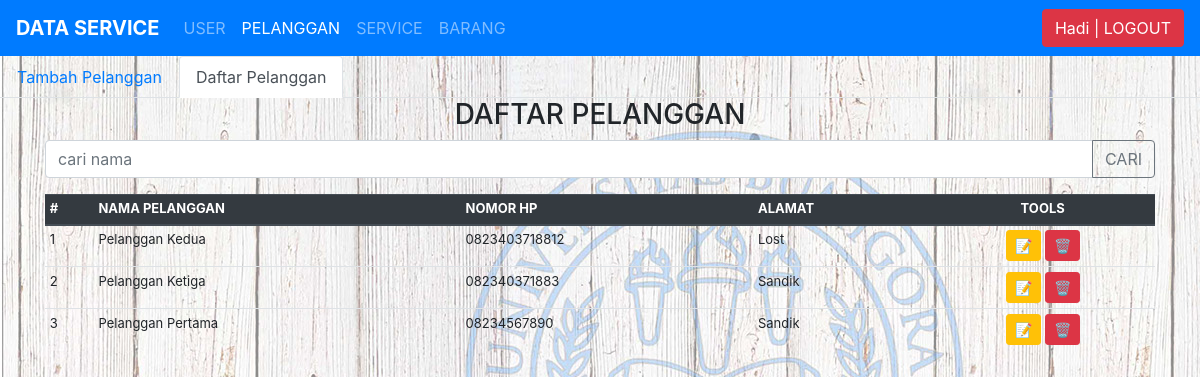
/daftar_pelanggan.php (signed in), run on the app's committed database.
### tables this page shows
CREATE TABLE `tbl_pelanggan` (
  `nama_pelanggan` varchar(255) DEFAULT NULL,
  `no_hp` varchar(15) NOT NULL,
  `alamat` varchar(255) DEFAULT NULL
);

### daftar_pelanggan.php (the view, shortened to what this page needs)
<?php
if (!$_SESSION ['user_login']) {
  echo "<script> alert('Silahkan Login Dahulu!')
  document.location = 'index.php'
  </script>";
}else{
  ?>
  <!DOCTYPE html>
  <html lang="en">
  <head>
    <link rel="stylesheet" href="css/bootstrap.css">
    <link rel="stylesheet" href="css/bootstrap.min.css">
  </head>
  <body background="gambar/8.jpg">
    <nav class="navbar navbar-expand-lg navbar-dark bg-primary">
      <a class="navbar-brand font-weight-bold" href="home.html">DATA SERVICE</a>
      <div class="collapse navbar-collapse" id="navbarSupportedContent">
        <ul class="navbar-nav mr-auto navbar-right">
          <li class="nav-item ">
            <a class="nav-link" href="user.php">USER</a>
          </li>
          <li class="nav-item active">
            <a class="nav-link" href="daftar_pelanggan.php">PELANGGAN</a>
          </li>
          <li class="nav-item">
            <a class="nav-link" href="daftar_service.php">SERVICE</a>
          </li>
          <li class="nav-item">
            <a class="nav-link" href="barang.php">BARANG</a>
          </li>
        </ul>
        <ul class="nav navbar-nav navbar-right">
          <a href="Logout.php" type="button" class="btn btn-danger" onclick="return confirm('CONFIRM LOGOUT')"><?php echo $_SESSION['nama'] ?> | LOGOUT</a>
        </ul>
      </div>
    </nav>
    <nav>
      <ul class="nav nav-tabs">
        <li class="nav-item">
          <a class="nav-link " href="#" data-toggle="modal" data-target="#myModal">Tambah Pelanggan</a>
        </li>
        <li class="nav-item">
          <a class="nav-link active" href="#">Daftar Pelanggan</a>
        </li>
      </ul>
    </nav>
    <div class="container">
      <h3 style="text-align: center;">DAFTAR PELANGGAN</h3>
      <div class="table-responsive">
        <form action="" method="POST">
          <div class="input-group mb-3">
          <input type="text" class="form-control" name="nama" placeholder="cari nama" aria-label="Recipient's username" aria-describedby="button-addon2">
          <div class="input-group-append">
            <button class="btn btn-outline-secondary" type="submit" name="cari_pelanggan">CARI</button>
          </div>
        </div>
        </form>
      </div>
      <?php
      if (isset($_POST['cari_pelanggan'])) {
        ?>
        <table class="table table-sm table-hover" id="table_cari" style="font-size: 13px">
          <thead class="thead-dark">
            <tr>
              <th scope="col">#</th>
              <th scope="col">NAMA PELANGGAN</th>
              <th scope="col">NOMOR HP</th>
              <th scope="col">ALAMAT</th>
              <th scope="col" style="text-align: center;">TOOLS</th>
            </tr>
          </thead>
          <tbody>
           <?php
           include "koneksi.php";
           $nama = $_POST['nama'];
           $cari = "SELECT * FROM tbl_pelanggan WHERE nama_pelanggan like '%$nama%'";
           $peta = mysqli_query($conn, $cari);
           $no = 1;
           foreach($peta as $pel){
            ?>
            <td><?php echo $no ?></td>
            <td><?php echo $pel['nama_pelanggan'];?></td>
            <td><?php echo $pel['no_hp'];?></td>
            <td><?php echo $pel['alamat'];?></td>
            <td align="center">
              <a href="ubah_pelanggan.php?pelgn=<?php echo $pel['no_hp'];?>" type="button" class="btn btn-warning btn-sm"  data-toggle="modal" data-target="#modaledit<?php echo $pel['no_hp'];?>">📝</a>
              <a href = "hapus_pelanggan.php?pelgn=<?php echo $pel['no_hp'];?>" type="button" onclick="return confirm('Are You Sure to Delete ?');" class="btn btn-danger btn-sm">🗑️</a>
              <form action="ubah_pelanggan.php" method="POST">
                <div id="modaledit<?php echo $pel['no_hp'];?>" class="modal fade" role="dialog">
                  <div class="modal-dialog">
                    <div class="modal-content">
                      <div class="modal-header">
                        <h4 class="modal-title">EDIT DATA PELANGGAN</h4>
                        <button type="button" class="close" data-dismiss="modal">&times;</button>
                      </div>
                      <div class="modal-body">
                        <div class="input-group mb-3">
                          <div class="input-group-prepend">
                            <span class="input-group-text" id="inputGroup-sizing-default" style="width: 118px">Nama</span>
                          </div>
                          <input type="text" name="nama_pelanggan" class="form-control" aria-label="Sizing example input" aria-describedby="inputGroup-sizing-default" value="<?php echo $pel['nama_pelanggan'];?>">
                        </div>
                        <div class="input-group mb-3">
                          <div class="input-group-prepend">
                            <span class="input-group-text" id="inputGroup-sizing-default" style="width: 118px">NOMOR HP</span>
                          </div>
                          <input type="text" name="no_hp" class="form-control" aria-label="Sizing example input" aria-describedby="inputGroup-sizing-default" value="<?php echo $pel['no_hp'];?>" readonly>
                        </div>
                        <div class="input-group mb-3">
                          <div class="input-group-prepend">
                            <span class="input-group-text" id="inputGroup-sizing-default" style="width: 118px">ALAMAT</span>
                          </div>
                          <textarea type="text" cols="46" name="almt" class="form-control" aria-label="Sizing example input" aria-describedby="inputGroup-sizing-default" ><?php echo $pel['alamat']?></textarea>
                        </div>
                      </div>
                      <div class="modal-footer">
                        <button type="submit" class="btn btn-success">Save</a>
                          <button type="button" class="btn btn-danger" data-dismiss="modal">Close</button>
                        </div>
                      </div>
                    </div>
                  </div>
                </form>
              </td>
            </td>
          </tr>
          <?php
          $no++;
        }
        ?>
      </tbody>
    </table>
    <?php
  }else{
    ?>
    <table class="table table-sm table-hover" style="font-size: 13px">
      <thead class="thead-dark">
        <tr>
          <th scope="col">#</th>
          <th scope="col">NAMA PELANGGAN</th>
          <th scope="col">NOMOR HP</th>
          <th scope="col">ALAMAT</th>
          <th scope="col" style="text-align: center;">TOOLS</th>
        </tr>
      </thead>
      <tbody>
       <?php
       include "koneksi.php";
       $tampil = "SELECT * FROM tbl_pelanggan";
       $plgn = mysqli_query ($conn, $tampil);
       $no = 1;
       foreach($plgn as $pelanggan){
        ?>
        <td><?php echo $no ?></td>
        <td><?php echo $pelanggan['nama_pelanggan'];?></td>
        <td><?php echo $pelanggan['no_hp'];?></td>
        <td><?php echo $pelanggan['alamat'];?></td>
        <td align="center">
          <a href="ubah_pelanggan.php?pelgn=<?php echo $pelanggan['no_hp'];?>" type="button" class="btn btn-warning btn-sm"  data-toggle="modal" data-target="#modaledit<?php echo $pelanggan['no_hp'];?>">📝</a>
          <a href = "hapus_pelanggan.php?pelgn=<?php echo $pelanggan['no_hp'];?>" type="button" onclick="return confirm('Are You Sure to Delete ?');" class="btn btn-danger btn-sm">🗑️</a>
          </td>
      <?php
      $no++;
    }
    ?>
  </tbody>
</table>
<?php
}
?>
</div>
</body>
</html>
<?php
}
?>

### data on the page
tbl_pelanggan: nama_pelanggan "Pelanggan Kedua", no_hp "0823403718812", alamat "Lost"
tbl_pelanggan: nama_pelanggan "Pelanggan Ketiga", no_hp "082340371883", alamat "Sandik"
tbl_pelanggan: nama_pelanggan "Pelanggan Pertama", no_hp "08234567890", alamat "Sandik"

### other printed values
$_SESSION['nama'] "Hadi"
